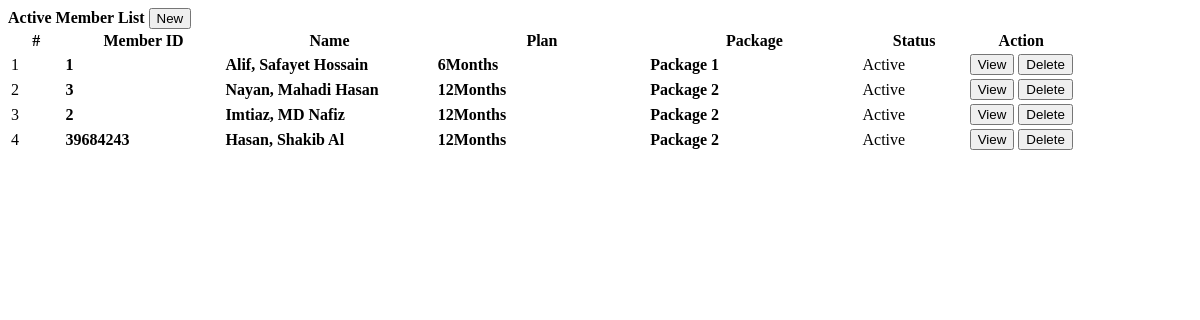
/registered_members.php, run on the app's committed database.
### tables this page shows
CREATE TABLE `registration_info` (
  `id` int(30) NOT NULL,
  `member_id` int(30) NOT NULL,
  `plan_id` int(30) NOT NULL,
  `package_id` int(30) NOT NULL,
  `start_date` date NOT NULL,
  `end_date` date NOT NULL,
  `trainer_id` tinyint(30) NOT NULL,
  `status` tinyint(1) NOT NULL DEFAULT 1 COMMENT '0=Inactive, 1= Active',
  `date_created` date DEFAULT current_timestamp()
);

CREATE TABLE `members` (
  `id` int(30) NOT NULL,
  `member_id` int(30) NOT NULL,
  `firstname` varchar(100) NOT NULL,
  `middlename` varchar(100) NOT NULL,
  `lastname` varchar(100) NOT NULL,
  `gender` varchar(20) NOT NULL,
  `contact` varchar(100) NOT NULL,
  `address` text NOT NULL,
  `email` varchar(100) NOT NULL,
  `date_created` datetime NOT NULL DEFAULT current_timestamp()
);

CREATE TABLE `plans` (
  `id` int(30) NOT NULL,
  `plan` int(30) NOT NULL,
  `amount` float NOT NULL
);

CREATE TABLE `packages` (
  `id` int(30) NOT NULL,
  `package` varchar(200) NOT NULL,
  `description` text NOT NULL,
  `amount` float NOT NULL
);

### registered_members.php (the view, shortened to what this page needs)
<?php include('db_connect.php');?>
<div class="container-fluid">
	<div class="col-lg-12">
		<div class="row">
			<div class="col-md-12">
				<div class="card">
					<div class="card-header">
						<b>Active Member List</b>
						<span class="">
							<button class="btn btn-primary btn-block btn-sm col-sm-2 float-right" type="button" id="new_member">
					<i class="fa fa-plus"></i> New</button>
				</span>
					</div>
					<div class="card-body">
						<table class="table table-bordered table-condensed table-hover">
							<colgroup>
								<col width="5%">
								<col width="15%">
								<col width="20%">
								<col width="20%">
								<col width="20%">
								<col width="10%">
							</colgroup>
							<thead>
								<tr>
									<th class="text-center">#</th>
									<th class="">Member ID</th>
									<th class="">Name</th>
									<th class="">Plan</th>
									<th class="">Package</th>
									<th class="">Status</th>
									<th class="text-center">Action</th>
								</tr>
							</thead>
							<tbody>
								<?php
								$i = 1;
								$member =  $conn->query("SELECT r.*,p.plan,pp.package,concat(m.lastname,', ',m.firstname,' ',m.middlename) as name,m.member_id from registration_info r inner join members m on m.id = r.member_id inner join plans p on p.id = r.plan_id inner join packages pp on pp.id = r.package_id where r.status = 1 order by r.id asc");
								while($row=$member->fetch_assoc()):
								?>
								<tr>
									<td class="text-center"><?php echo $i++ ?></td>
									<td class="">
										 <p><b><?php echo $row['member_id'] ?></b></p>
									</td>
									<td class="">
										 <p><b><?php echo ucwords($row['name']) ?></b></p>
									</td>
									<td class="">
										 <p><b><?php echo $row['plan']. 'Months' ?></b></p>
									</td>
									<td class="">
										 <p><b><?php echo $row['package'] ?></b></p>
									</td>
									<td class="text-center">
										<?php if(strtotime(date('Y-m-d')) <= strtotime($row['end_date'])): ?>
										<span class="badge badge-success">Active</span>
										<?php else: ?>
										<span class="badge badge-danger">Exprired</span>
										<?php endif; ?>
									</td>
									<td class="text-center">
										<button class="btn btn-sm btn-outline-primary view_member" type="button" data-id="<?php echo $row['id'] ?>" >View</button>
										<button class="btn btn-sm btn-outline-danger delete_member" type="button" data-id="<?php echo $row['id'] ?>">Delete</button>
									</td>
								</tr>
								<?php endwhile; ?>
							</tbody>
						</table>
					</div>
				</div>
			</div>
		</div>
	</div>
</div>

### registered_members.php (style rules this page uses)
td { vertical-align: middle !important; }
td p { margin: unset }

### data on the page
registration_info: member.member_id "1", name "Alif, Safayet Hossain", plan.plan "6", package.package "Package 1", end_date "Active"
registration_info: member.member_id "3", name "Nayan, Mahadi Hasan", plan.plan "12", package.package "Package 2", end_date "Active"
registration_info: member.member_id "2", name "Imtiaz, MD Nafiz", plan.plan "12", package.package "Package 2", end_date "Active"
registration_info: member.member_id "39684243", name "Hasan, Shakib Al", plan.plan "12", package.package "Package 2", end_date "Active"
